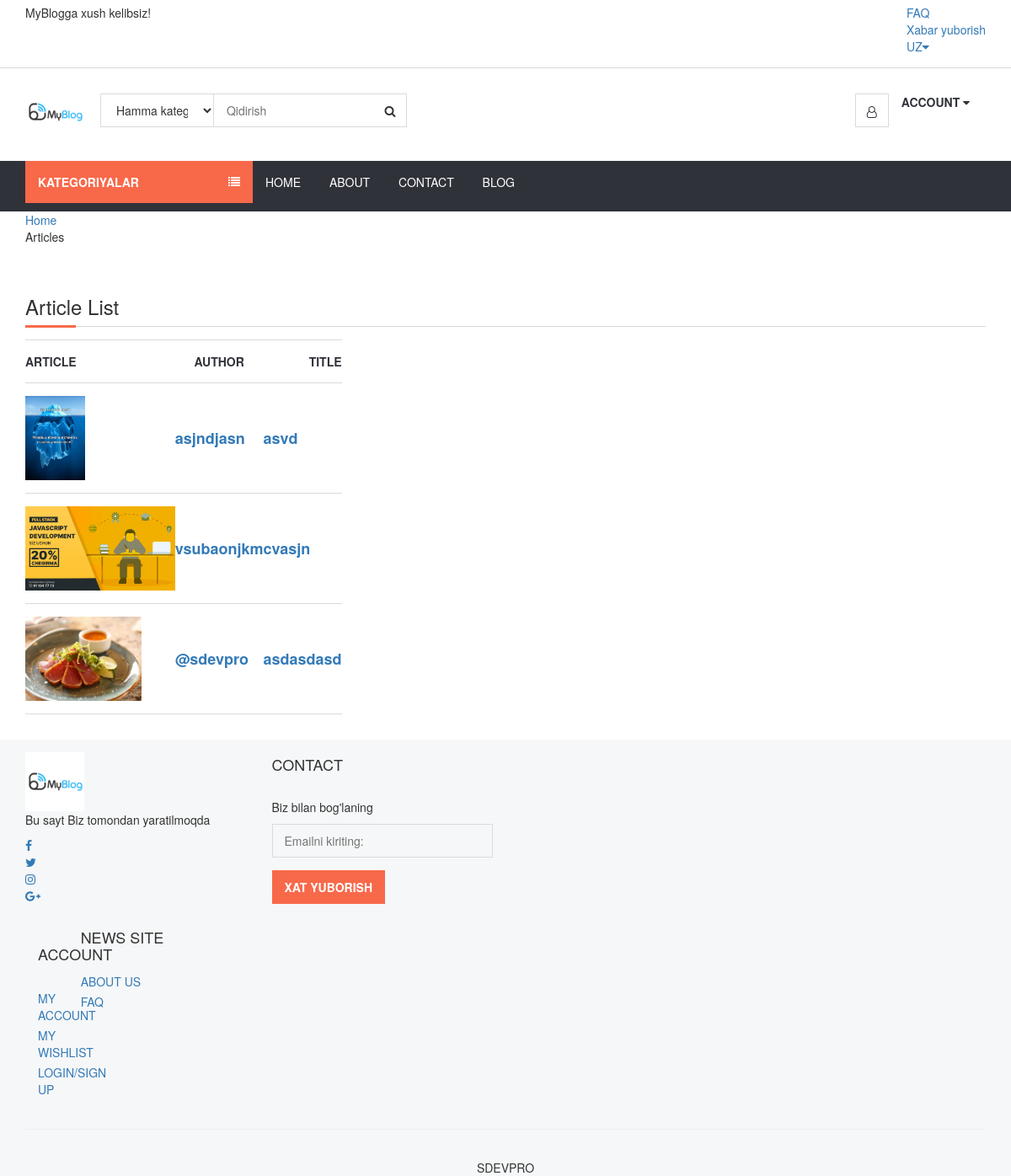
/category/3/ansjdas/, run on the app's committed database.
### post/models.py (models this page shows, shortened)
class Article(models.Model):
    category = models.ForeignKey(Category, on_delete=models.CASCADE)
    title = models.CharField(max_length=255)
    keywords = models.CharField(max_length=255)
    description = models.CharField(max_length=255)
    author = models.CharField(max_length=255)
    image = models.ImageField(upload_to='images/', blank=True)
    detail = RichTextUploadingField()
    slug = models.SlugField()
    create_at = models.DateTimeField(auto_now_add=True)
    update_at = models.DateTimeField(auto_now=True)
    def image_tag(self):
        return mark_safe('<img src="{}" height="50"/>').format(self.image.url)
    image_tag.short_description = 'Image'

### home/views.py (the view)
# urls.py: path('category/<int:id>/<slug:slug>/', views.category_article, name='category_article'),
def category_article(request,id,slug):
    category = Category.objects.all()
    catdata = Category.objects.get(pk=id)
    post = Article.objects.filter(category_id=id)
    context = {
        'category':category,
        'catdata':catdata,
        'post':post,
    }
    return render(request,'catefory_article.html',context)

### home/templates/catefory_article.html (shortened to what this page needs)
{% extends 'homebase.html' %}
{% load static %}
{% block sidebar %}{% include 'sidebar.html' %}{% endblock %}
{% block body %}
    <div id="breadcrumbs">
        <div class="container">
            <ul class="breadcrumbs">
                <li><a href="/">Home</a></li>
                <li class="active">{{ category.title }}Articles</li>
            </ul>
        </div>
    </div>
    <div class="section">
        <div class="container">
            <div class="row">
                <div  class="col-md-12">
                    <div class="order-summary-clearfix">
                           <div class="section-title">
                               <h3>Article List</h3>
                           </div>
                        <table class="shopping-cart-table tabular">
                            <thead>
                                <tr>
                                    <th>
                                        Article
                                    </th>
                                    <th class="text-center">
                                        Author
                                    </th>
                                    <th class="text-right">
                                        Title
                                    </th>
                                </tr>
                            </thead>
                        <tbody>
                        {% for rs in post %}
                            <tr>
                            <td class="thumb"><a href="/post/{{ rs.id }}/{{ rs.slug }}/">
                                <img src="{{ rs.image.url }}" alt="" style="height: 100px">
                            </a></td>
                            <td class="details">
                                <a href="/post/{{ rs.id }}/{{ rs.slug }}/">{{ rs.author }}</a>
                            </td>
                            <td class="details">
                                <a href="/post/{{ rs.id }}/{{ rs.slug }}/">{{ rs.title }}</a>
                            </td>
                            </tr>
                        {% endfor %}
                        </tbody>
                        </table>
                    </div>
                </div>
            </div>
        </div>
    </div>
{% endblock %}
{% block footer %}{% include 'footer.html' %}{% endblock %}

### home/static/css/style.css (style rules this page uses)
body { font-family: 'Hind', sans-serif; color: #4A4E5A; overflow-x: hidden; }
h1, h2, h3, h4, h5, h6 { color: #30323A; margin: 0 0 10px; font-weight: 700; }
a { color: #30323A; -webkit-transition: 0.3s color; transition: 0.3s color; }
ul, ol { margin: 0; padding: 0; list-style: none }
.section { padding-top: 30px; padding-bottom: 30px; }
.section-title { position: relative; margin-bottom: 15px; margin-top: 15px; border-bottom: 1px solid #DADADA; }
.section-title:after { content: ""; position: absolute; left: 0; bottom: -1.5px; height: 3px; width: 60px; background-color: #F8694A; }
.shopping-cart-table>tbody>tr>td, .shopping-cart-table>tbody>tr>th, .shopping-cart-table>tfoot>tr>td, .shopping-cart-table>tfoot>tr>th, .shopping-cart-table>thead>tr>td, .shopping-cart-table>thead>tr>th { padding: 15px 0px; vertical-align: middle; border-top: 1px solid #DADADA; }
.shopping-cart-table>thead>tr>th { color: #30323A; text-transform: uppercase; border-bottom: 1px solid #DADADA; }
.shopping-cart-table>tbody>tr:last-child>td { border-bottom: 1px solid #DADADA; }
.shopping-cart-table>tbody>tr>.details>a { font-size: 18px; font-weight: 700; }

### data on the page
Article: image (picture), author "asjndjasn", title "asvd"
Article: image (picture), author "vsubaonjkm", title "cvasjn"
Article: image (picture), author "@sdevpro", title "asdasdasd"
